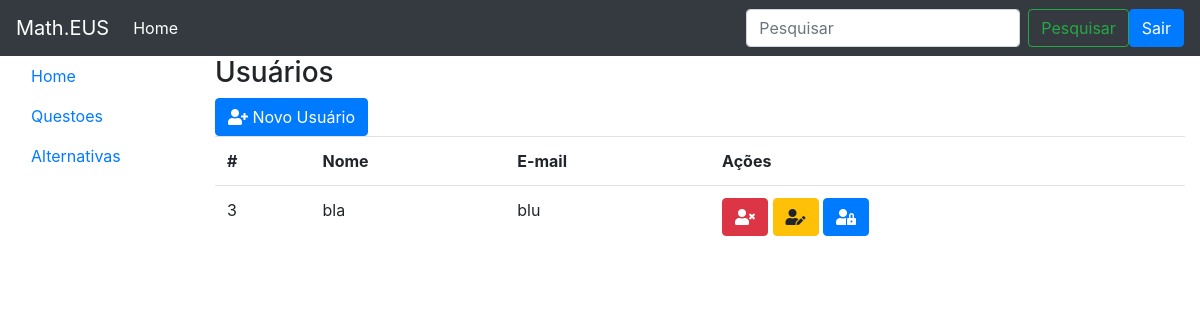
The page /usuarios (signed in) on the database as committed earlier.
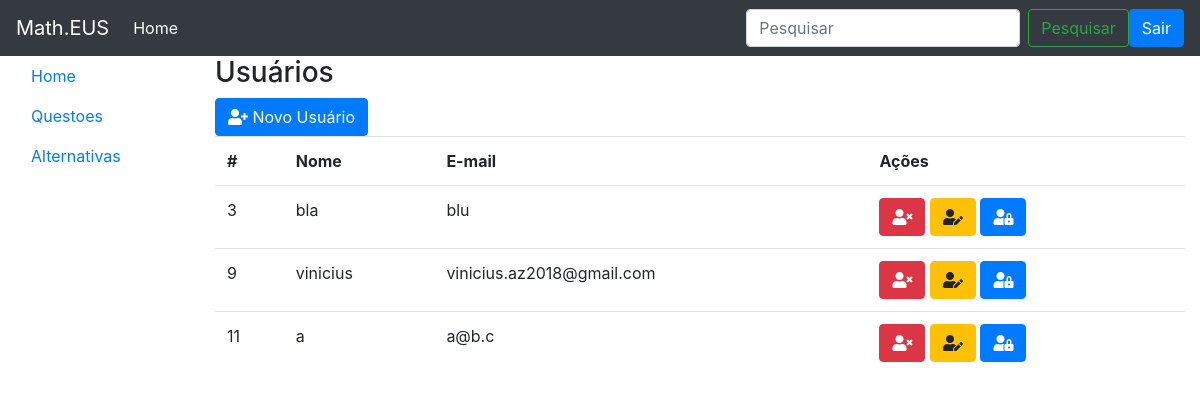
The same page on the database as committed later.
### tables this page shows
CREATE TABLE `usuarios` (
  `idUsuario` int(11) NOT NULL,
  `nome` varchar(200) NOT NULL,
  `email` varchar(200) NOT NULL,
  `senha` varchar(200) NOT NULL
);

### UsuarioDAO.php (called while the page is built, shortened)
<?php
class UsuarioDAO
{
    private $con;
    public function __construct()
    {
        $this->con = mysqli_connect(DB_SERVER, DB_USER, DB_PASS, DB_NAME);
    }
	public function buscar(){
		$sql = "SELECT * FROM usuarios";
		$rs = $this->con->query($sql);
		$listaDeUsuarios = array();
		while ($linha = $rs->fetch_object()){
			$listaDeUsuarios[] = $linha;
		}
		return $listaDeUsuarios;
	}
}
?>

### usuarios.php (the view, shortened to what this page needs)
<?php
include "UsuarioDAO.php";
$usuarioDAO = new UsuarioDAO();
$lista = ($usuarioDAO->buscar());
include "cabecalho.php";
include "menuLateral.php";
?>
<!DOCTYPE html>
<html lang="pt-br">
    <head>
        <link rel="stylesheet" href="https://stackpath.bootstrapcdn.com/bootstrap/4.3.1/css/bootstrap.min.css" />
        <link rel="stylesheet" type="text/css" href="css/all.min.css">
    </head>
    <body>
        <div class="col-10">
				<h3>Usuários</h3>
				<button class="btn btn-primary" data-toggle="modal" data-target="#modalnovo">
					<i class="fas fa-user-plus"></i>
					Novo Usuário
				</button>
				<table class="table">
					<tr>
						<th>#</th>
						<th>Nome</th>
						<th>E-mail</th>
						<th>Ações</th>
					</tr>
					<?php foreach($lista as $usuario): ?>
					<tr>
						<td><?= $usuario->idUsuario ?></td>
						<td><?= $usuario->nome ?></td>
						<td><?= $usuario->email ?></td>
						<td>
							<a class="btn btn-danger" href="UsuariosController.php?acao=apagar&id=<?= $usuario->idUsuario ?>">
								<i class="fas fa-user-times"></i>
							</a>
							<button class="btn btn-warning btn-editar" data-toggle="modal" data-target="#modaleditar" data-id="<?= $usuario->idUsuario?>" data-nome="<?= $usuario->nome ?>" data-email="<?= $usuario->email ?>">
								<i class="fas fa-user-edit"></i>
							</button>
							<button class="btn btn-primary mudar-senha" data-toggle="modal" data-target="#modalsenha" data-id="<?= $usuario->idUsuario?>">
								<i class="fas fa-user-lock"></i>
							</button>
						</td>
					</tr>
					<?php endforeach ?>
				</table>
			</div>
		</div>
	</div>
</body>
</html>

### cabecalho.php (shortened to what this page needs)
<!DOCTYPE html>
<html>
<head>
	<link rel="stylesheet" href="https://stackpath.bootstrapcdn.com/bootstrap/4.1.3/css/bootstrap.min.css">
	<link rel="stylesheet" type="text/css" href="css/all.min.css">
</head>
<body>
	<nav class="navbar navbar-expand-lg navbar-dark bg-dark">
		<a class="navbar-brand" href="#">Math.EUS</a>
		<div class="collapse navbar-collapse" id="conteudoNavbarSuportado">
			<ul class="navbar-nav mr-auto">
				<li class="nav-item active">
					<a class="nav-link" href="#">Home <span class="sr-only">(página atual)</span></a>
				</li>
			</ul>
			<form class="form-inline my-2 my-lg-0">
				<input class="form-control mr-sm-2" type="search" placeholder="Pesquisar" aria-label="Pesquisar">
				<button class="btn btn-outline-success my-2 my-sm-0" type="submit">Pesquisar</button>
			</form>
		</div>
		<div class="my-2 my-lg-0">
                <a class= "btn btn-primary" href="UsuariosController.php?acao=sair" role="button">Sair</a>
            </div>
	</nav>

### menuLateral.php
<?php $recurso = $_SERVER["PATH_INFO"] ?>
<div class="container-fluid">
        <div class="row">
            <div class="col-2">
                <ul class="nav flex-column  nav-pills vertical">
                    <li class="nav-item">
                        <a class="nav-link <?= ($recurso == '/usuarios')?'active':''?>" href="/usuarios">Home</a>
                    </li>
                    <li class="nav-item">
                        <a class="nav-link <?= ($recurso == '/Questoes')?'active':'' ?>" href="/Questoes">Questoes</a>
                    </li>
                    <li class="nav-item">
                        <a class="nav-link <?= ($recurso == '/alternativas')?'active':'' ?>" href="/alternativas">Alternativas</a>
                    </li>
                </ul>
            </div>

Rows that differ between the two databases and show on the page:
added usuarios: idUsuario "9", nome "vinicius", email "vinicius.az2018@gmail.com"
added usuarios: idUsuario "11", nome "a", email "a@b.c"
